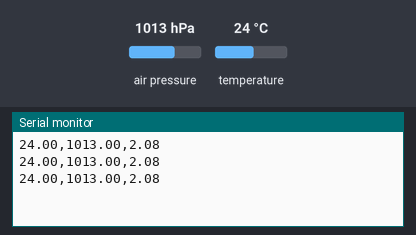
This sketch was run on a simulated Arduino Uno, built with avr-gcc and run on an emulated ATmega328P. On the bench: the last lines printed to the serial monitor. The inputs (shaded band) are chosen by the test bench; at power-on: air pressure 1013 hPa, temperature 24 °C.

Above: at 1.2 s.
1.3 s: air pressure set to 952 hPa
At 1.9 s:
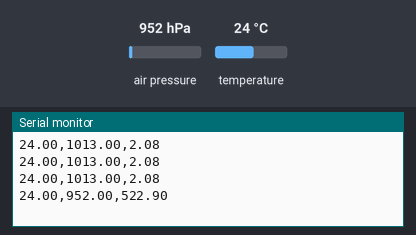
2.8 s: temperature set to 12 °C
At 3.5 s:
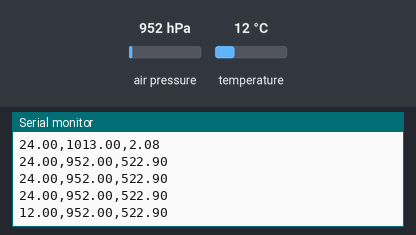
4.3 s: air pressure set to 975 hPa
At 5.0 s:
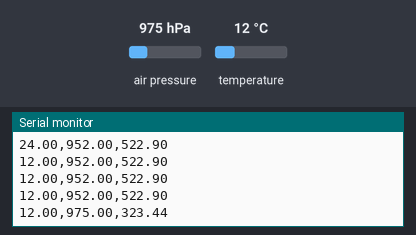
Timing chart, 0 to 7.3 s (numbered marks = the images above; inputs shaded):
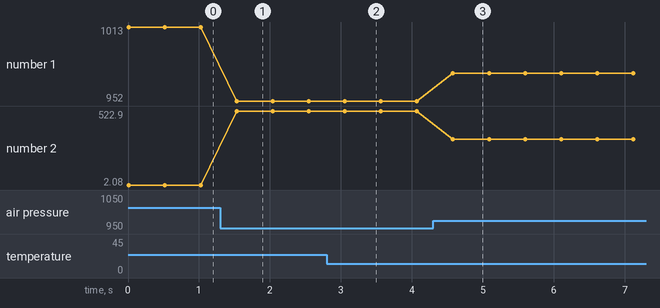

Measured:
- after the input at 1.3 s, the serial monitor: prints a new line after 0.23 s (image 1)
- after the input at 2.8 s, the serial monitor: prints a new line after 0.26 s (image 2)
- after the input at 4.3 s, the serial monitor: prints a new line after 0.28 s (image 3)
- plotted number 1: 1013 → 952 after the input at 1.3 s, 952 → 975 after the input at 4.3 s
- plotted number 2: 2.08 → 522.9 after the input at 1.3 s, 522.9 → 323.44 after the input at 4.3 s

The sketch:

sketch_mar11a.ino
```cpp
#include <Wire.h>
#include <Adafruit_BMP085.h>

Adafruit_BMP085 bmp;

void setup() {
    Serial.begin(9600);
    if (!bmp.begin()) {
        Serial.println("BMP180 not found!");
        while (1);
    }
}

void loop() {
    float temperature = bmp.readTemperature();
    float pressure = bmp.readPressure() / 100.0; // Convert Pa to hPa
    float altitude = bmp.readAltitude();

    Serial.print(temperature);
    Serial.print(",");
    Serial.print(pressure);
    Serial.print(",");
    Serial.println(altitude);

    delay(500);
}
```
